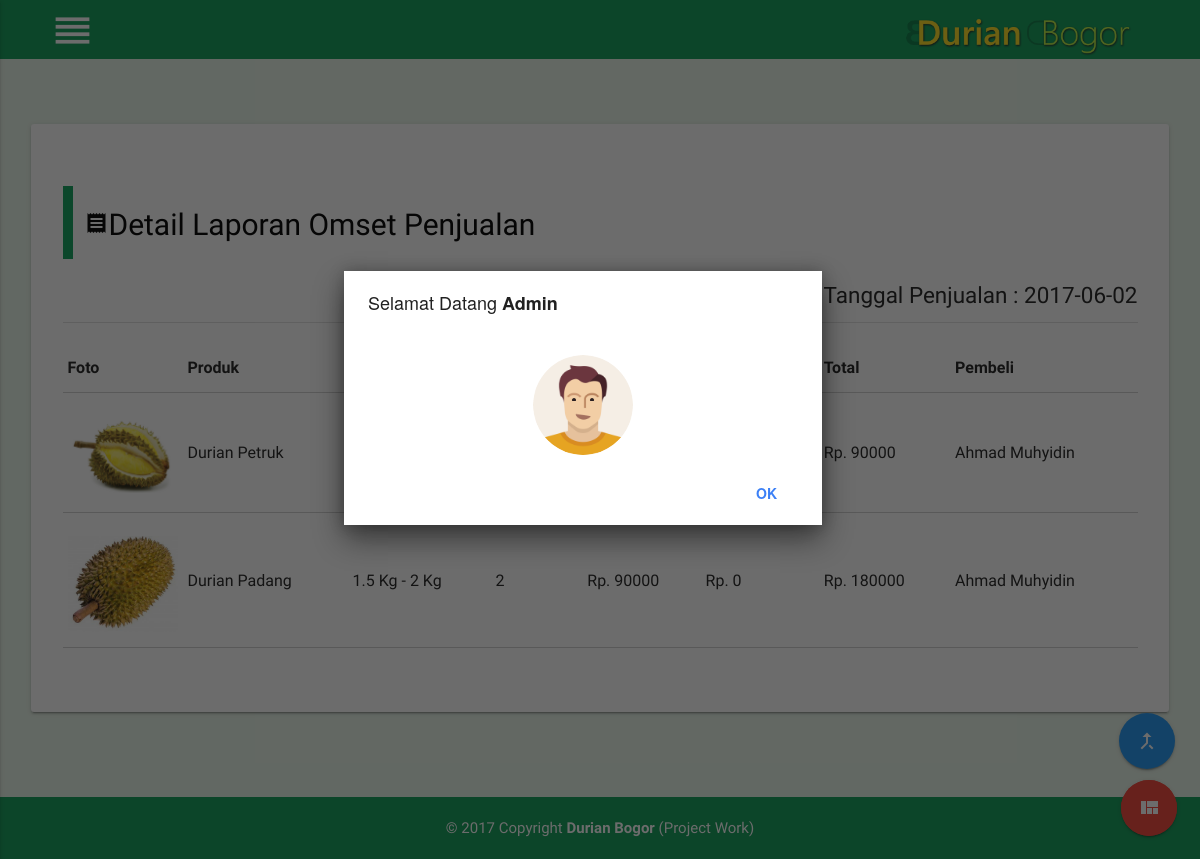
The page /admin/show/show_detail_omset?tanggal_transaksi=2017-06-02 (signed in) on the database its author committed.
### tables this page shows
CREATE TABLE `tb_transaksi` (
  `id_transaksi` int(20) NOT NULL,
  `id_cart` int(8) NOT NULL,
  `id_produk` int(8) NOT NULL,
  `id_user` int(20) NOT NULL,
  `jumlah` int(10) NOT NULL,
  `total` varchar(20) NOT NULL,
  `tanggal_transaksi` varchar(30) NOT NULL,
  `pembayaran` varchar(20) NOT NULL,
  `status` varchar(30) NOT NULL,
  `foto` varchar(100) NOT NULL,
  `expired` date NOT NULL
);

CREATE TABLE `tb_produk` (
  `id_produk` int(8) NOT NULL,
  `produk` varchar(50) NOT NULL,
  `jenis` varchar(40) NOT NULL,
  `ukuran` varchar(20) NOT NULL,
  `harga` varchar(20) NOT NULL,
  `foto` varchar(100) NOT NULL,
  `stok` int(8) NOT NULL,
  `asal` varchar(20) NOT NULL,
  `tanggal_post` varchar(40) NOT NULL,
  `deskripsi` varchar(100) NOT NULL,
  `terjual` int(8) NOT NULL,
  `view` int(10) NOT NULL
);

CREATE TABLE `tb_user` (
  `id_user` int(20) NOT NULL,
  `name` varchar(100) NOT NULL,
  `password` varchar(100) NOT NULL,
  `jenis_kelamin` varchar(30) NOT NULL,
  `email` varchar(50) NOT NULL,
  `alamat` varchar(200) NOT NULL,
  `telepon` varchar(15) NOT NULL,
  `foto` varchar(100) NOT NULL
);

### config/base_url.php (called while the page is built, shortened)
<?php
	$base_url="http://localhost/e-commerce_durianbogor/";
 ?>

### admin/show/show_detail_omset.php (the view, shortened to what this page needs)
<?php include'../include/header.php'; ?>
<?php include'../include/nav.php'; ?>
<?php include'../include/back_to_top.php'; ?>
<?php include'../include/icon_action.php'; ?>
<br><br>
<div class="conta" style="min-height:400px;">
    <div class="row">
      <div class="col s12">
        <div class="row white padding-add radius z-depth-1">
          <div class="col s12">
            <div class="row"><br>
              <blockquote>
                <h3 class="black-text"><i class="material-icons">receipt</i>Detail Laporan Omset Penjualan</h3>
              </blockquote>
              <h4 class="font-right"><i class="material-icons">equalizer </i> Tanggal Penjualan : <?php echo $_GET['tanggal_transaksi']; ?> </h4><div class="divider"></div>
            </div>
          </div>
          <div class="col s12 m12 l12 black-text">
            <div class="row">
              <table class="bordered responsive-table">
                <thead>
                  <tr>
                    <th>Foto</th>
                    <th>Produk</th>
                    <th>Ukuran</th>
                    <th>Jumlah</th>
                    <th>Harga</th>
                    <th>Ongkir</th>
                    <th>Total</th>
                    <th>Pembeli</th>
                  </tr>
                </thead>
                <tbody>
                  <?php
                      $tanggal_transaksi=$_GET['tanggal_transaksi'];
                      $query="SELECT
                            tb_transaksi.jumlah,
                            tb_transaksi.total,
                            tb_transaksi.tanggal_transaksi,
                            tb_produk.produk,
                            tb_produk.ukuran,
                            tb_produk.foto,
                            tb_produk.harga,
                            tb_user.id_user,
                            tb_user.name
                            FROM
                            tb_transaksi,
                            tb_produk,
                            tb_user
                            WHERE
                            tb_transaksi.id_produk=tb_produk.id_produk
                            AND
                            tb_transaksi.id_user=tb_user.id_user
                             ";
                      $trans=mysqli_query($con,$query);
                      while($hasil=mysqli_fetch_assoc($trans)):
                        $total=$hasil['total'];
                        $ongkir=20000;
                   ?>
                  <tr>
                    <?php if ($hasil['tanggal_transaksi']==$tanggal_transaksi){ ?>
                      <td style="width:120px; height:120px;"><img class="materialboxed responsive-img" src="<?php echo $base_url; ?>assets/images/produk/<?php echo $hasil ['foto'];?>"></td>
                      <td><?php echo $hasil['produk']; ?></td>
                      <td><?php echo $hasil['ukuran']; ?></td>
                      <td><?php echo $hasil['jumlah']; ?></td>
                      <td>Rp. <?php echo $hasil['harga']; ?></td>
                      <?php if ($total<100000){ ?>
                        <td>Rp. <?php echo $ongkir; ?></td>
                      <?php } else { ?>
                        <td>Rp. 0</td>
                      <?php } ?>
                      <td>Rp. <?php echo $hasil['total']; ?></td>
                      <td><?php echo $hasil['name'] ?></td>
                      <?php } ?>
                  </tr>
                  <?php endwhile ?>
                </tbody>
              </table><br>
            </div>
          </div>
          <div class="col s1 m1 l1">
          </div>
      </div>
    </div>
  </div>
</div>
<br><br>
<?php include'../include/footer.php'; ?>

### assets/css/style_backend.css (style rules this page uses)
.material-icons { font-family: 'Material Icons'; font-weight: normal; font-style: normal; font-size: 24px; line-height: 1; letter-spacing: normal; text-transform: none; display: inline-block; white-space: nowrap; word-wrap: normal; direction: ltr; -webkit-font-feature-settings: 'liga'; -webkit-font-smoothing: antialiased; }
body { background-color:#e8f5e9 !important; }
.conta { margin: 0 auto; padding-left:20px; padding-right:20px; max-width: 1280px; width: 100%; }
.padding-add { padding:20px; }
h4 { font-size:1.50rem; !important; }
h3 { font-size:2.0rem; !important; }
blockquote { padding-left:12px !important; padding:0.3px; border-left: 10px solid #10a45c !important; }
.font-right { text-align: right; }
.responsive-img { margin-top:8px; width:250px; }
.radius { border-radius:3px !important; }

### assets/css/sweetalert.css (style rules this page uses)
body.stop-scrolling { height: 100%; overflow: hidden; }

### rows shown on the page
tb_transaksi: id_produk.foto (picture), id_produk.produk "Durian Petruk", total "90000", id_user.name "Ahmad Muhyidin"
tb_transaksi: id_produk.foto (picture), id_produk.produk "Durian Padang", id_produk.ukuran "1.5 Kg - 2 Kg", jumlah "2", id_produk.harga "90000", shows "Rp. 0", total "180000", id_user.name "Ahmad Muhyidin"

### other values the page prints
$_GET['tanggal_transaksi'] "2017-06-02"
